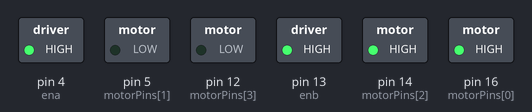
Recording of a sketch running on a simulated Arduino Uno, built with avr-gcc and run on an emulated ATmega328P. Shown: switched loads named in the sketch (green lamp = pin HIGH).

Above: at 2.5 s.
At 7.5 s:
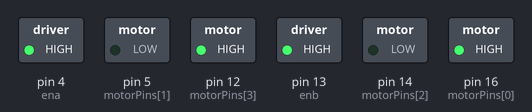
At 12.5 s:
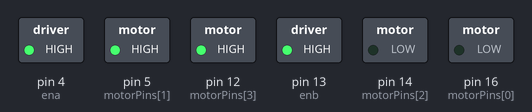
At 17.5 s:
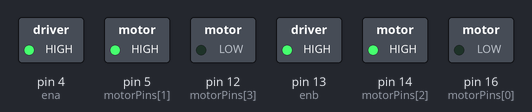
Timing chart, 0 to 23.0 s (numbered marks = the images above):
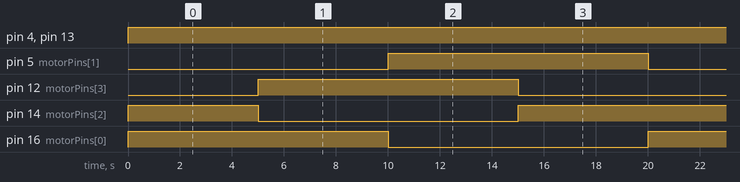

Measured:
- by itself, pin 4 (ena), pin 13 (enb): LOW → HIGH at 0.00 s
- by itself, pin 5 (motorPins[1]), pin 12 (motorPins[3]), pin 16 (motorPins[0]): alternates HIGH for 10.0 s and LOW for 10.0 s
- by itself, pin 14 (motorPins[2]): repeats every 20.0 s: LOW 10.0 s, HIGH 10.0 s

The sketch:

basic_motor_movement.ino
```cpp
const int motorPins[4] = {16, 5, 14, 12}; // order - in1, in2, in3, in4
// in1, in2 = rm1, rm2 ; in3, in4 - lm1, lm2
const int ena = 4;
const int enb = 13; // ena - rightmotor, enb - leftmotor
// 16 - D0, 5 - D1, 14 - D5, 12 - D6, 4 - D2, 13 - D7

void setup() {
  // put your setup code here, to run once:
  for (int i = 0; i < 4; i++) {
    pinMode(motorPins[i], OUTPUT);
  }
  pinMode(ena, OUTPUT);
  pinMode(enb, OUTPUT);
}

void loop() {
  // put your main code here, to run repeatedly:
  runMotor(true, 512);
  delay(5000);
  turnMotor(true, 512);
  delay(5000);
  runMotor(false, 512);
  delay(5000);
  turnMotor(false, 512);
  delay(5000);

}

void runMotor(bool forward, int speed) {
  if (forward) {
    digitalWrite(motorPins[0], HIGH);
    digitalWrite(motorPins[1], LOW);

    digitalWrite(motorPins[2], HIGH);
    digitalWrite(motorPins[3], LOW);
  } else {
    digitalWrite(motorPins[0], LOW);
    digitalWrite(motorPins[1], HIGH);

    digitalWrite(motorPins[2], LOW);
    digitalWrite(motorPins[3], HIGH);
  }

  analogWrite(ena, speed);
  analogWrite(enb, speed);
}

void turnMotor(bool right, int speed) {
  if (right) {
    digitalWrite(motorPins[0], HIGH);
    digitalWrite(motorPins[1], LOW);

    digitalWrite(motorPins[2], LOW);
    digitalWrite(motorPins[3], HIGH);
  } else {
    digitalWrite(motorPins[0], LOW);
    digitalWrite(motorPins[1], HIGH);

    digitalWrite(motorPins[2], HIGH);
    digitalWrite(motorPins[3], LOW);
  }

  analogWrite(ena, speed);
  analogWrite(enb, speed);
}
```
